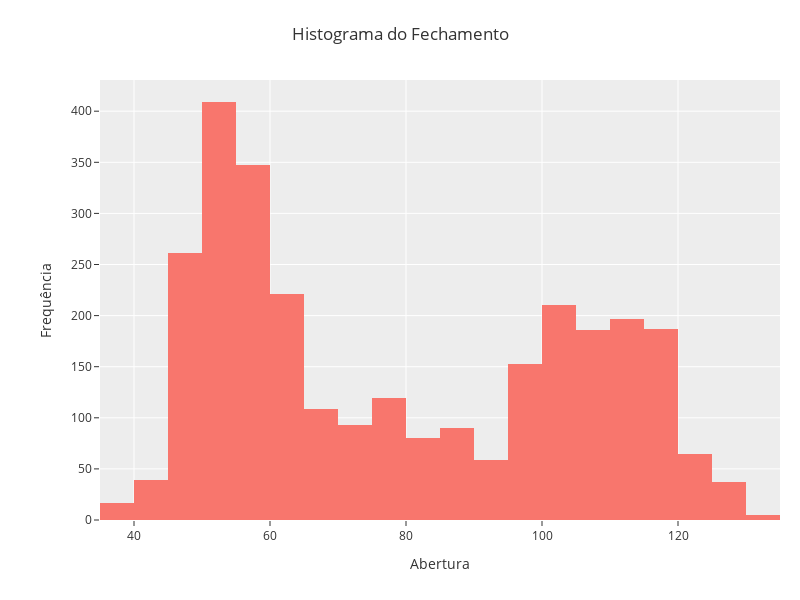

The notebook cell this image was saved under:
### Code cell
fig = px.histogram(
    df, 
    x = 'abertura', 
    nbins = 20,
    template = template
)
fig.update_layout(
    title = 'Histograma do Fechamento',
    xaxis_title = 'Abertura',
    yaxis_title = 'Frequência',
    width = 800, 
    height = 600,
    margin = dict(l = 100, r = 20, t = 80, b = 80),
)
fig.show()

### Figure 1 — Plotly figure (JSON) as saved in the notebook; plotly's stock layout.template omitted (floating-point values rounded to 4 significant figures; data arrays with more than 128 entries replaced by an {"elided": "..."} marker saying what was removed)
{"data": [{"alignmentgroup": "True", "bingroup": "x", "hovertemplate": "abertura=%{x}<br>count=%{y}<extra></extra>", "legendgroup": "", "marker": {"color": "#F8766D", "pattern": {"shape": ""}}, "name": "", "nbinsx": 20, "offsetgroup": "", "orientation": "v", "showlegend": false, "type": "histogram", "x": {"elided": "2884 float values"}, "xaxis": "x", "yaxis": "y"}], "layout": {"barmode": "relative", "height": 600, "legend": {"tracegroupgap": 0}, "margin": {"b": 80, "l": 100, "r": 20, "t": 80}, "title": {"text": "Histograma do Fechamento"}, "width": 800, "xaxis": {"anchor": "y", "domain": [0, 1], "title": {"text": "Abertura"}}, "yaxis": {"anchor": "x", "domain": [0, 1], "title": {"text": "Frequência"}}}}
